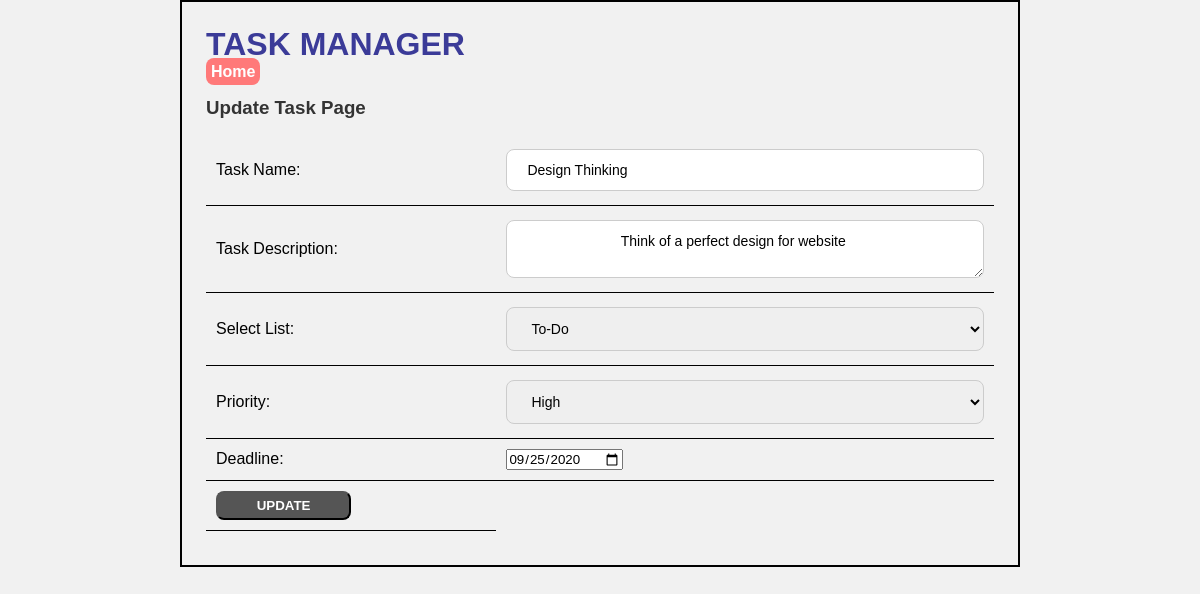
/update-task.php?task_id=1, run on an earlier commit of the app's database.
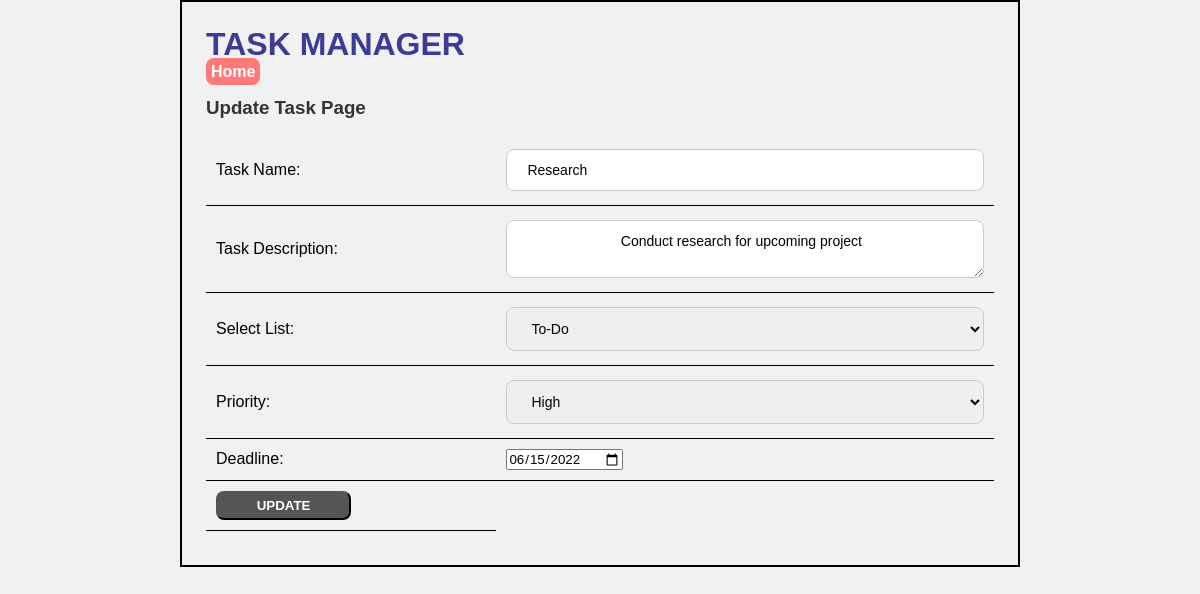
And on a later commit of the database.
### tables this page shows
CREATE TABLE `tbl_tasks` (
  `task_id` int(10) UNSIGNED NOT NULL,
  `task_name` varchar(150) NOT NULL,
  `task_description` text NOT NULL,
  `list_id` int(11) NOT NULL,
  `priority` varchar(10) NOT NULL,
  `deadline` date NOT NULL
);

CREATE TABLE `tbl_lists` (
  `list_id` int(10) UNSIGNED NOT NULL,
  `list_name` varchar(50) NOT NULL,
  `list_description` varchar(150) DEFAULT NULL
);

### update-task.php (the view, shortened to what this page needs)
<?php
    if(isset($_GET['task_id']))
    {
        $task_id = $_GET['task_id'];
        $conn = mysqli_connect(LOCALHOST, DB_USERNAME, DB_PASSWORD) or die(mysqli_error());
        $sql = "SELECT * FROM tbl_tasks WHERE task_id=$task_id";
        $res = mysqli_query($conn, $sql);
        if($res==true)
        {
            $row = mysqli_fetch_assoc($res);
            $task_name = $row['task_name'];
            $task_description = $row['task_description'];
            $list_id = $row['list_id'];
            $priority = $row['priority'];
            $deadline = $row['deadline'];
        }
    }
    else
    {
        header('location:index.php');
    }
?>
<html>
    <head>
        <link rel="stylesheet" type="text/css" href="css/style.css">
    </head>
    <body>
        <div class="wrapper">
        <h1>TASK MANAGER</h1>
        <p>
            <a class="btn-secondary" href="index.php">Home</a>
        </p>
        <h3>Update Task Page</h3>
        <form method="POST" action="">
            <table class="tbl-half">
                <tr>
                    <td>Task Name: </td>
                    <td><input type="text" name="task_name" value="<?php echo $task_name; ?>" required="required" /></td>
                </tr>
                <tr>
                    <td>Task Description: </td>
                    <td>
                        <textarea name="task_description">
                        <?php echo $task_description; ?>
                        </textarea>
                    </td>
                </tr>
                <tr>
                    <td>Select List: </td>
                    <td>
                        <select name="list_id">
                            <?php
                                $conn2 = mysqli_connect(LOCALHOST, DB_USERNAME, DB_PASSWORD) or die(mysqli_error());
                                $sql2 = "SELECT * FROM tbl_lists";
                                $res2 = mysqli_query($conn2, $sql2);
                                if($res2==true)
                                {
                                    $count_rows2 = mysqli_num_rows($res2);
                                    if($count_rows2>0)
                                    {
                                        while($row2=mysqli_fetch_assoc($res2))
                                        {
                                            $list_id_db = $row2['list_id'];
                                            $list_name = $row2['list_name'];
                                            ?>
                                            <option <?php if($list_id_db==$list_id){echo "selected='selected'";} ?> value="<?php echo $list_id_db; ?>"><?php echo $list_name; ?></option>
                                            <?php
                                        }
                                    }
                                    else
                                    {
                                        ?>
                                        <option <?php if($list_id=0){echo "selected='selected'";} ?> value="0">None</option>p
                                        <?php
                                    }
                                }
                            ?>
                        </select>
                    </td>
                </tr>
                <tr>
                    <td>Priority: </td>
                    <td>
                        <select name="priority">
                            <option <?php if($priority=="High"){echo "selected='selected'";} ?> value="High">High</option>
                        </select>
                    </td>
                </tr>
                <tr>
                    <td>Deadline: </td>
                    <td><input type="date" name="deadline" value="<?php echo $deadline; ?>" /></td>
                </tr>
                <tr>
                    <td><input class="btn-primary btn-lg" type="submit" name="submit" value="UPDATE" /></td>
                </tr>
            </table>
        </form>
        </div>
    </body>
</html>

What changed in the data, as far as the page shows it:
changed tbl_tasks "High": task_name "Design Thinking" → "Research"; task_description "Think of a perfect design for website" → "Conduct research for upcoming project"; deadline "09/25/2020" → "06/15/2022"
